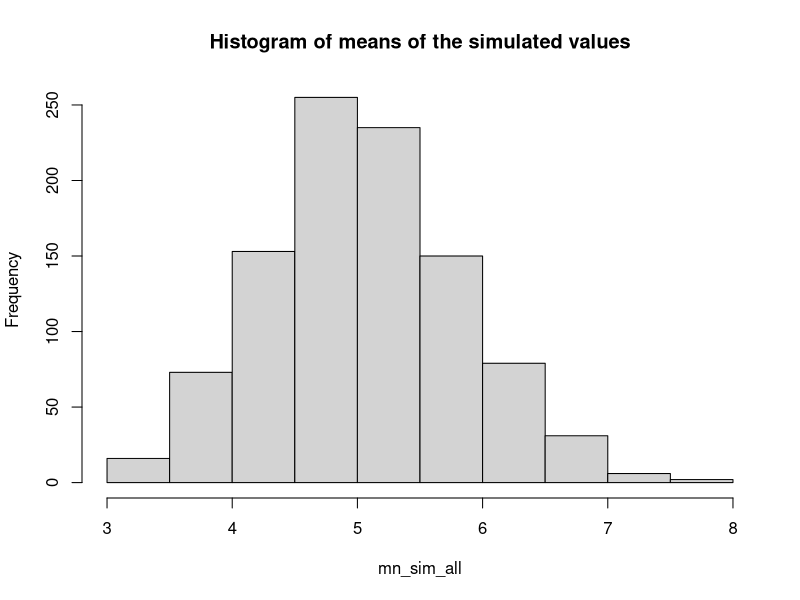
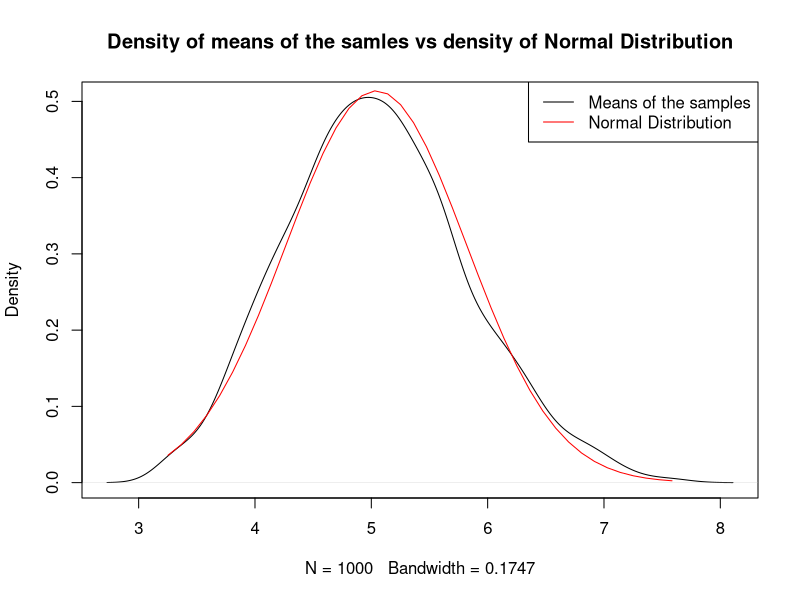

Reproduce these figures in R, in order.
## ---- chunk 1
set.seed(5)
num_sim <- 1000
num_samples <- 40

lambda <- 0.2

# known properties of exponential dist
mn_theory <- 1/lambda
std_theory <- (1/lambda)/sqrt(num_samples)
vr_theory <- std_theory^2

# generate the sample data
data_sim <- replicate(num_sim, rexp(num_samples, lambda))

## ---- chunk 2
# record the means for each of sample data
mn_sim_all <- apply(data_sim, 2, mean) 

mn_sim <- mean(mn_sim_all)

## ---- chunk 3
hist(
  mn_sim_all,
  main='Histogram of means of the simulated values'
)
## ---- chunk 4
mn_sim
## ---- chunk 5
mn_theory
## ---- chunk 6
# get the sim data stats
std_sim_all <- sd(mn_sim_all)
vr_sim_all <- var(mn_sim_all)
## ---- chunk 7
vr_sim_all
## ---- chunk 8
vr_theory
## ---- chunk 9
# we will use the density of the means
# http://www.statmethods.net/graphs/density.html

d <- density(mn_sim_all, kernel="gaussian")

# plot the distribution of the means
plot(
  d,
  main = 'Density of means of the samles vs density of Normal Distribution'
)

# now overlay a line for normal distribution

# create the x-vals from the means, between their min and max
x <- seq(
  min(mn_sim_all),
  max(mn_sim_all),
  length=num_samples
)

# the normal dist density
d_ndist <- dnorm(
  x,
  mean=mean(mn_sim_all),
  sd=sd(mn_sim_all)
)

# add the lines
lines(x, d_ndist, col="red")

legend(
  'topright',
  c('Means of the samples', 'Normal Distribution'),
  lty = 1,
  col = c('black', 'red')
)

## ---- chunk 10
mean(mn_sim_all)
var(mn_sim_all)
## ---- chunk 11
ndist <- rnorm(num_sim * num_samples, mean=mean(mn_sim_all), sd=sd(mn_sim_all))
mean(ndist)
var(ndist)
